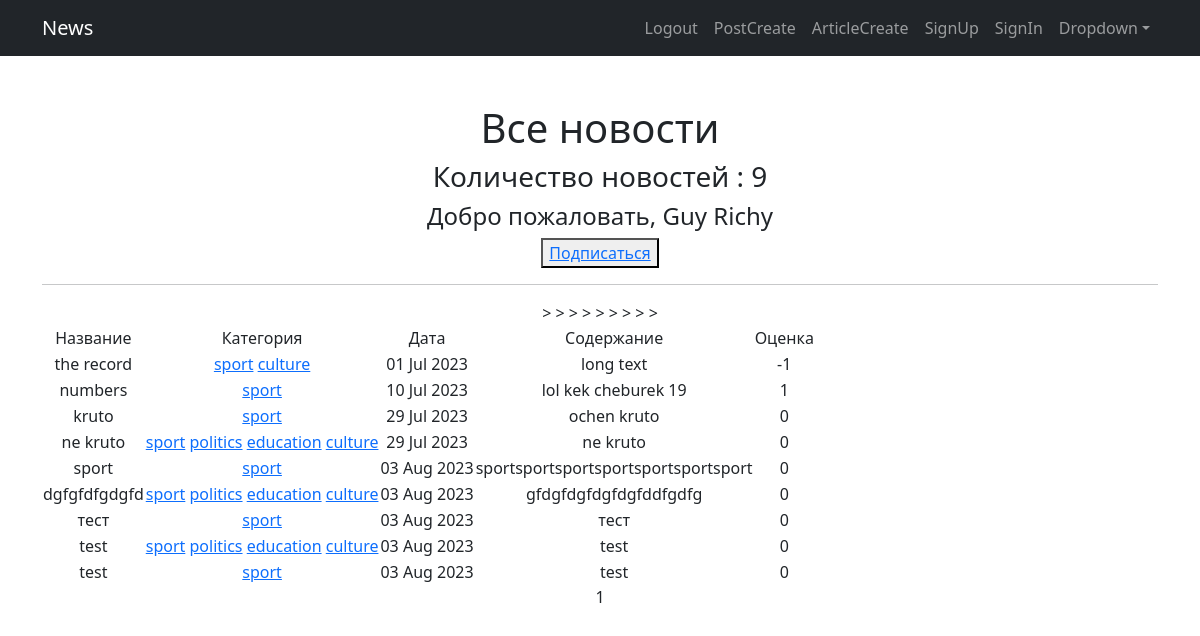
The page /posts/categories/1/ (signed in) on the database its author committed.
### news/models.py (models this page shows, shortened)
class Post(models.Model):
    post_author = models.ForeignKey(Author, on_delete=models.CASCADE)
    post_category = models.ManyToManyField(Category)
    article = 'A'
    news = 'N'
    POSITIONS = [
        (article, 'Статья'),
        (news, 'Новость'),
    ]
    category = models.CharField(max_length=1, choices=POSITIONS, default=news)
    date_created = models.DateField(auto_now_add=True)
    title = models.CharField(max_length=50)
    content = models.TextField()
    post_rate = models.IntegerField(default=0)

class Category(models.Model):
    article_category = models.CharField(max_length=255, unique=True)
    subscribers = models.ManyToManyField(User, related_name='categories')
    def __str__(self):
        return self.article_category

### news/views.py (the view)
# urls.py: path('categories/<int:pk>/', CategoryList.as_view(), name='category_list'),
class CategoryList(LoginRequiredMixin, ListView):
    model = Post
    ordering = '-date_created'
    template_name = 'posts.html'
    context_object_name = 'posts'
    paginate_by = 10
    def get_queryset(self):
        self.post_category = Category.objects.get(pk=self.kwargs['pk'])
        queryset = Post.objects.filter(post_category=self.post_category)
        return queryset
    def get_context_data(self, **kwargs):
        context = super().get_context_data(**kwargs)
        category = get_object_or_404(Category, id=self.kwargs['pk'])
        context['is_not_subscriber'] = self.request.user not in category.subscribers.all()
        context['category'] = category
        return context

### news/templatetags/custom_filters.py (called while the page is built)
@register.filter()
def censor(value):
    for bw in bad_words:
        try:
            value = value.lower().replace(bw.lower(), bw[0] + '*' * (len(bw) - 1))
        except AttributeError:
            print('Цензура не может быть применена к числам')
    return value

@register.filter()
def lenght(value):
    return len(value)

### templates/posts.html (shortened to what this page needs)
{% extends 'flatpages/default.html' %}
{% load custom_filters %}
{% block content %}
   <h1>Все новости</h1>
   <h3>Количество новостей : {{ posts|lenght }}</h3>
   <h4>Добро пожаловать, {{ request.user }}</h4>
    {% if is_not_subscriber %}
    <button> <a href="{% url 'subscribe' category.id %}"> Подписаться</a> </button>
    {% endif %}
   <hr>
   {% if posts %}
       <table>
           <tr>
               <td>Название</td>
               <td>Категория</td>
               <td>Дата</td>
               <td>Содержание</td>
               <td>Оценка</td>
           </tr>
           {% for post in posts %}
           <tr>
               <td>{{ post.title|censor }}</td>
               <td>
                   {% for cat in post.post_category.all %}
                   <a href="{% url 'category_list' cat.id %}">{{ cat }}</a>
                   {% endfor %}
               </td>
               <td>{{ post.date_created|date:'d M Y' }}</td>>
               <td>{{ post.content|truncatewords:20|censor }}</td>
               <td>{{ post.post_rate|censor }}</td>
           </tr>
           {% endfor %}
       </table>
   {% else %}
       <h2>Товаров нет!</h2>
   {% endif %}
   {{ page_obj.number }}
{% endblock content %}

### rows shown on the page
Post: title|censor "the record", date_created "01 Jul 2023", content|censor "long text", post_rate|censor "-1"
Category: article_category "sport"
Category: article_category "culture"
Post: title|censor "numbers", date_created "10 Jul 2023", content|censor "lol kek cheburek 19", post_rate|censor "1"
Post: title|censor "kruto", date_created "29 Jul 2023", content|censor "ochen kruto", post_rate|censor "0"
Post: title|censor "ne kruto", date_created "29 Jul 2023", content|censor "ne kruto", post_rate|censor "0"
Category: article_category "politics"
Category: article_category "education"
Post: title|censor "sport", date_created "03 Aug 2023", content|censor "sportsportsportsportsportsportsport", post_rate|censor "0"
Post: title|censor "dgfgfdfgdgfd", date_created "03 Aug 2023", content|censor "gfdgfdgfdgfdgfddfgdfg", post_rate|censor "0"
Post: title|censor "тест", date_created "03 Aug 2023", content|censor "тест", post_rate|censor "0"
Post: title|censor "test", date_created "03 Aug 2023", content|censor "test", post_rate|censor "0"
Post: title|censor "test", date_created "03 Aug 2023", content|censor "test", post_rate|censor "0"

### other values the page prints
{{ posts|lenght }} "9"
{{ request.user }} "Guy Richy"
{{ page_obj.number }} "1"
